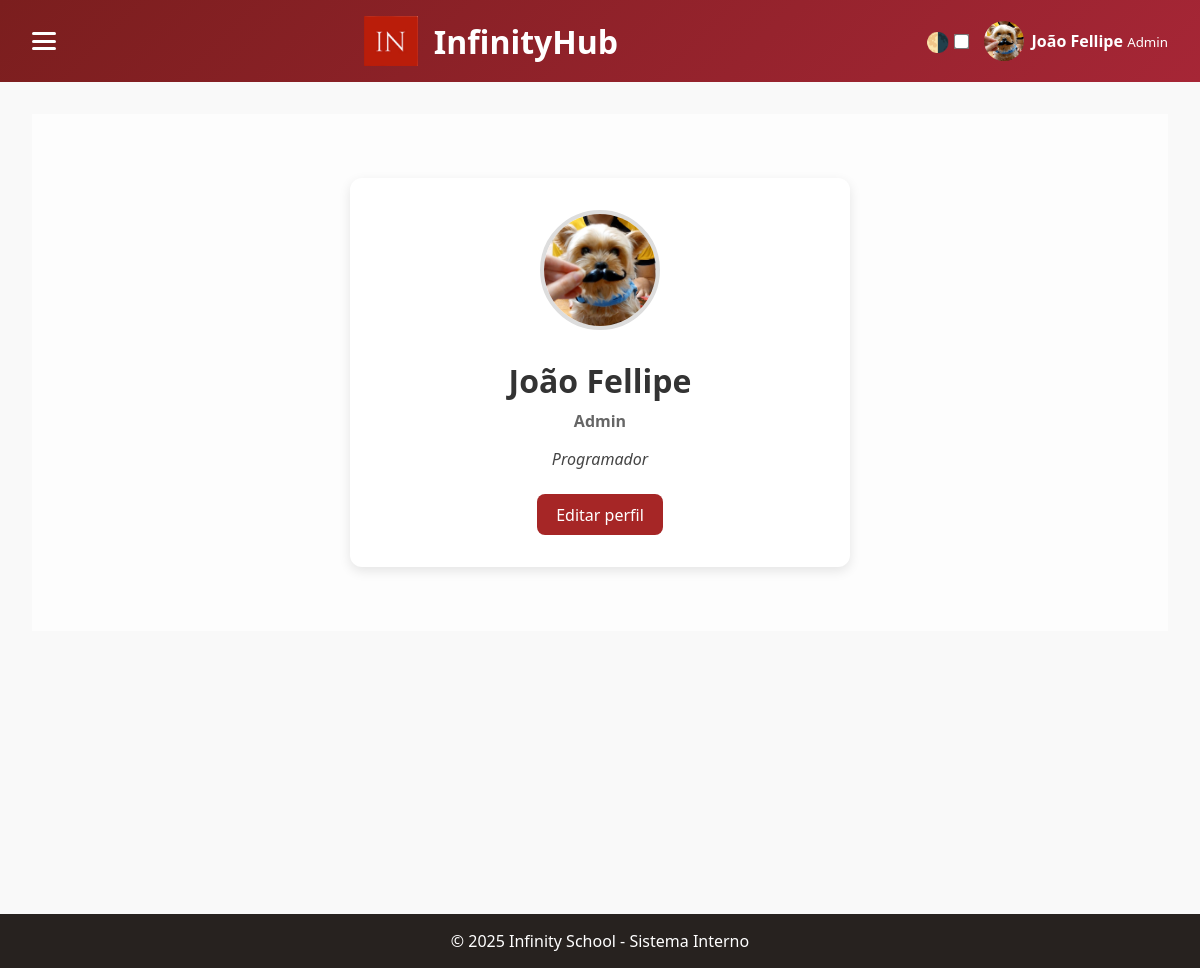
The page /profile/João Fellipe (signed in) on the database as committed earlier.
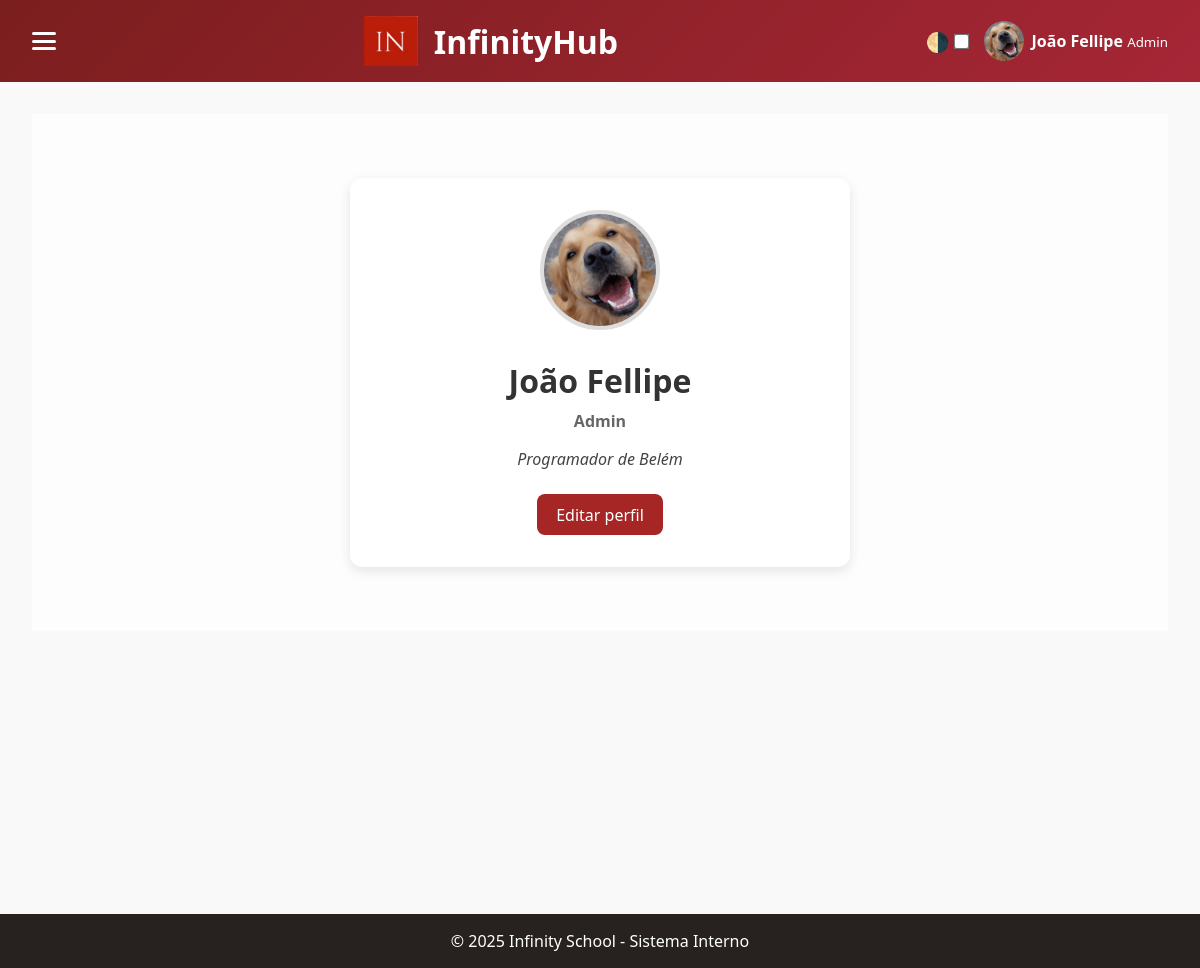
The same page on the database as committed later.
### Infinity/models.py (models this page shows)
class User(database.Model, UserMixin):
    id = database.Column(database.Integer, primary_key=True)
    username = database.Column(database.String(80), nullable=False)
    email = database.Column(database.String(120), unique=True, nullable=False)
    password_hash = database.Column(database.String(128), nullable=False)
    cargo = database.Column(database.String(50))
    bio = database.Column(database.Text)
    photo_url = database.Column(database.String(255), )

### Infinity/routes.py (the view)
@app.route('/profile/<username>')
@login_required
def profile_user(username):
    user = User.query.filter_by(username=username).first()
    if not user:
        flash('Usuário não encontrado.', 'danger')
        return redirect(url_for('homepage'))
    return render_template('profile.html', user=user)

### Infinity/models.py (called while the page is built)
@login_manager.user_loader
def load_user(user_id):
    return User.query.get(int(user_id))

### Infinity/templates/profile.html (shortened to what this page needs)
{% extends "base.html" %}
{% block head_extra %}
<link rel="stylesheet" href="{{ url_for('static', filename='css/profile/profile.css') }}">
{% endblock %}
{% block content %}
<section class="profile-page">
    <div class="profile-card">
        <div class="profile-picture">
            <img src="{{ url_for('static', filename='assets/profile_pictures/' + (user.photo_url or 'default.png')) }}" alt="Foto de Perfil">
        </div>
        <div class="profile-info">
            <h2>{{ user.username }}</h2>
            <p class="cargo">{{ user.cargo or 'Cargo não definido' }}</p>
            <p class="bio">{{ user.bio or 'Sem biografia no momento.' }}</p>
            <a href="{{ url_for('settings') }}" class="btn-edit">Editar perfil</a>
        </div>
    </div>
</section>
{% endblock %}

### Infinity/templates/base.html (shortened to what this page needs)
<!DOCTYPE html>
<html lang="pt-BR">
<head>
    <link rel="stylesheet" href="{{ url_for('static', filename='css/body/base.css') }}">
    <link rel="stylesheet" href="{{ url_for('static', filename='css/body/header.css') }}">
    {% block head_extra %}{% endblock %}
</head>
<body class="light">
    <header>
        {% include 'navbar.html' %}
        {% include 'menu.html' %}
    </header>
    <main>
        {% block content %}{% endblock %}
    </main>
    <footer>
        <p>&copy; 2025 Infinity School - Sistema Interno</p>
    </footer>
</body>
</html>

### Infinity/templates/navbar.html (shortened to what this page needs)
<nav class="navbar">
    <div class="hamburger" onclick="toggleMenu(this)">
        <div class="bar"></div><div class="bar"></div><div class="bar"></div>
    </div>
</nav>

### Infinity/templates/menu.html
<div class="header-left">
    <img src="{{ url_for('static', filename='assets/images/logo.png') }}" alt="Logo Infinity" class="logo">
    <h1>InfinityHub</h1>
</div>
<div class="header-right">
    <div class="theme-toggle">
        <label for="toggle-dark" title="Alternar tema">🌗</label>
        <input type="checkbox" id="toggle-dark">
    </div>
    {% if current_user.is_authenticated %}
    <a href="{{ url_for('profile_user', username=user.username) }}" class="user-profile">
        <img src="{{ url_for('static', filename='assets/profile_pictures/' + (current_user.photo_url | default('default.png', true))) }}" alt="Foto de Perfil">
        <div class="user-info">
            <span>{{ current_user.username }}</span>
            <small>{{ current_user.cargo }}</small>
        </div>
    </a>
    {% endif %}
</div>

### Infinity/static/css/body/base.css (style rules this page uses)
:root { --color-1: #1e2021; --color-2: #bca99b; --color-3: #6e5f57; --color-4: #5ba5a9; --color-5: #306e70; --color-6: #a62636; --color-7: #1e232b; --color-8: #463a30; --color-9: #294763; --color-10: #194147; --bg-light: #f9f9f9; --bg-dark: #1e2021; --text-light: #1e2021; --text-dark: #f0f0f0; }
body { margin: 0; font-family: 'Poppins', sans-serif; transition: background 0.3s, color 0.3s; }
body.light { background-color: var(--bg-light); color: var(--text-light); }
header { display: flex; justify-content: space-between; align-items: center; padding: 1rem 2rem; background: linear-gradient(135deg, #7b1e1e, var(--color-6)); color: white; flex-wrap: wrap; }
.header-left { display: flex; align-items: center; gap: 1rem; }
.logo { height: 50px; }
.header-right { display: flex; align-items: center; gap: 1rem; }
.user-profile { display: flex; align-items: center; gap: 0.5rem; }
.user-profile img { width: 40px; height: 40px; border-radius: 50%; object-fit: cover; }
.user-info span { font-weight: bold; }
.theme-toggle { display: flex; align-items: center; gap: 0.3rem; font-size: 1.2rem; }
.theme-toggle input { transform: scale(1.2); }
main { padding: 2rem; min-height: 100vh; }
footer { text-align: center; padding: 1rem; background-color: var(--color-9); color: white; margin-top: 2rem; }

### Infinity/static/css/body/header.css (style rules this page uses)
:root { --color-1: #1e2021; --color-2: #bca99b; --color-3: #6e5f57; --color-4: #5ba5a9; --color-5: #306e70; --color-6: #a62636; --color-7: #4a6daa; --color-8: #463a30; --color-9: #27221f; --color-10: #294763; --color-11: #194147; --bg-light: #f9f9f9; --bg-dark: #1e2021; --text-light: #1e2021; --text-dark: #f0f0f0; }
* { margin: 0; padding: 0; box-sizing: border-box; }
body { font-family: 'Segoe UI', sans-serif; background-color: #fff8f0; }
.navbar { display: flex; justify-content: space-between; align-items: center; position: relative; z-index: 1000; }
.logo { font-size: 1.5rem; font-weight: bold; color: white; }
.user-profile { text-decoration: none; color: white; }
.hamburger { display: flex; flex-direction: column; cursor: pointer; width: 24px; height: 18px; justify-content: space-between; z-index: 10001; }
.bar { height: 3px; width: 100%; background-color: white; border-radius: 5px; transition: all 0.4s ease; }

### Infinity/static/css/profile/profile.css (style rules this page uses)
.profile-page { display: flex; justify-content: center; padding: 4rem 2rem; background: #fdfdfd; }
.profile-card { background: white; padding: 2rem; border-radius: 12px; box-shadow: 0 4px 12px rgba(0, 0, 0, 0.1); max-width: 500px; width: 100%; text-align: center; }
.profile-picture img { width: 120px; height: 120px; object-fit: cover; border-radius: 50%; border: 4px solid #ddd; margin-bottom: 1.5rem; }
.profile-info h2 { font-size: 2rem; margin-bottom: 0.5rem; color: #333; }
.profile-info .cargo { font-weight: bold; color: #666; margin-bottom: 1rem; }
.profile-info .bio { font-style: italic; color: #444; margin-bottom: 1.5rem; }
.btn-edit { display: inline-block; padding: 0.6rem 1.2rem; background-color: #a62626; color: white; border-radius: 8px; text-decoration: none; transition: background 0.3s; }

Rows that differ between the two databases and show on the page:
changed User "João Fellipe": photo_url: a different picture; bio "Programador" → "Programador de Belém"
